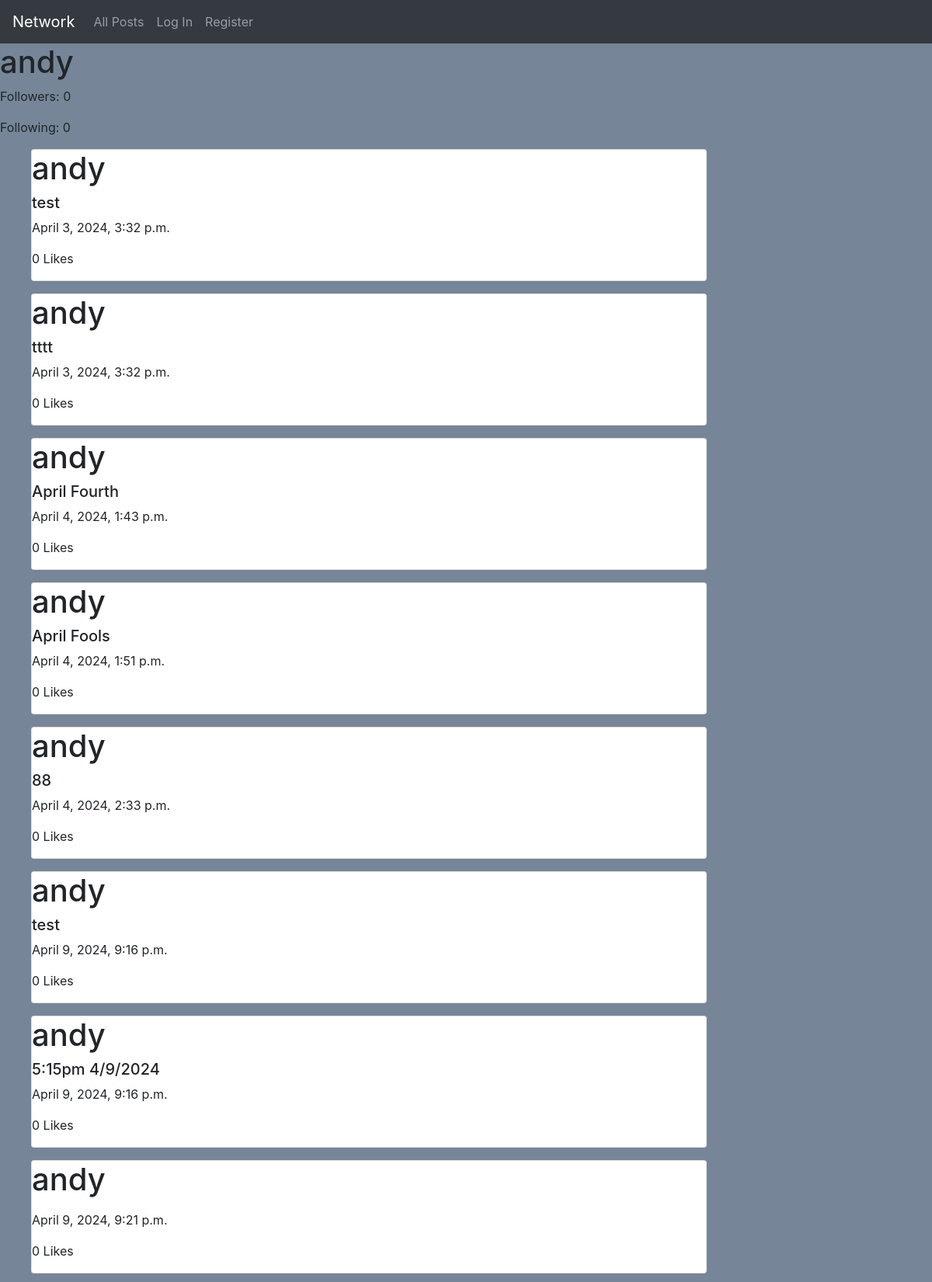
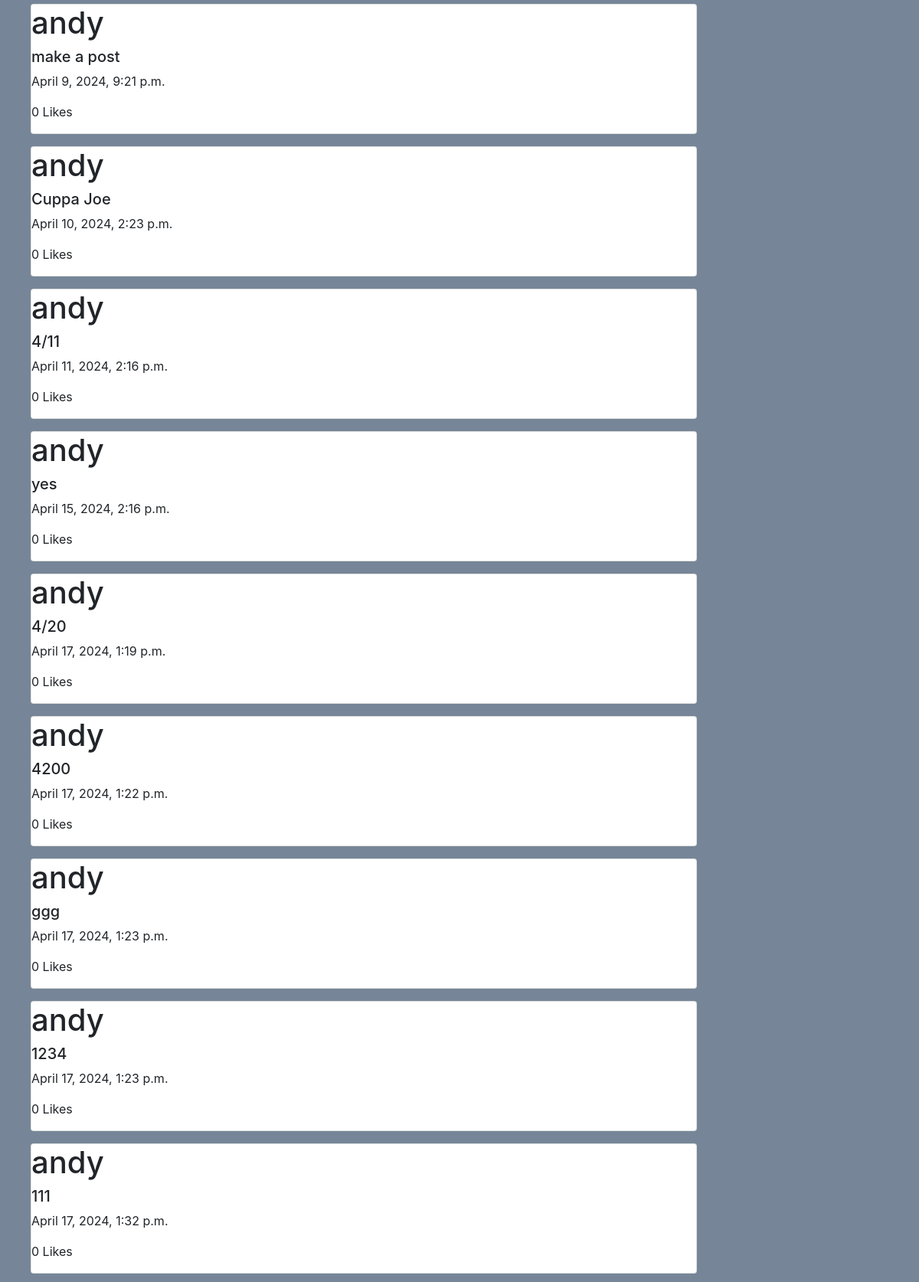
The app's page /profile/1 (upper part) with its own data (2 pictures, top to bottom).
### network/models.py (models this page shows, shortened)
class User(AbstractUser):
    followers = models.ManyToManyField(Post, blank=True, related_name="followers")
    following = models.ManyToManyField(Post, blank=True, related_name="following")
    def __str__(self):
        return f"{self.username}"

class Post(models.Model):
    user = models.ForeignKey('User', on_delete=models.CASCADE, blank=True, null=True)
    text = models.CharField(max_length=255, blank=True)
    timestamp = models.DateTimeField(auto_now_add=True)
    likes = models.IntegerField(default=0)

### network/views.py (the view)
# urls.py: path("profile/<int:id>", views.user_profile, name="profile")
def user_profile(request, id):
    if request.method == "GET":
        user = User.objects.get(pk=id)
        posts = Post.objects.filter(user=id)
        followers = user.followers.all()
        following = user.following.all()
        return render(request, "network/profile.html", {
            "posts":posts.all(),
            "username": user.username,
            "followers": followers.__len__,
            "following": following.__len__,
        })

### network/templates/network/profile.html (shortened to what this page needs)
{% extends "network/layout.html" %}
{% load static %}
{% block body %}
<h1>{{ username }}</h1>
<p>Followers: {{ followers }}</p>
<p>Following: {{ following }}</p>
<div>
    {% for post in posts %}
        <ul>
            <div class="card w-75">
                <h1>{{post.user}}</h1>
                <h5>{{post.text}}</h5>
                <p>{{post.timestamp}}</p>
                <p>{{post.likes}} Likes</p>
            </div>
        </ul>
    {% endfor %}
</div>
{% endblock %}

### network/static/network/styles.css (style rules this page uses)
body { background-color: #768698; }

### records on screen
User: username "andy"
Post: user "andy", text "test", timestamp "April 3, 2024, 3:32 p.m.", likes "0"
Post: user "andy", text "tttt", timestamp "April 3, 2024, 3:32 p.m.", likes "0"
Post: user "andy", text "April Fourth", timestamp "April 4, 2024, 1:43 p.m.", likes "0"
Post: user "andy", text "April Fools", timestamp "April 4, 2024, 1:51 p.m.", likes "0"
Post: user "andy", text "88", timestamp "April 4, 2024, 2:33 p.m.", likes "0"
Post: user "andy", text "test", timestamp "April 9, 2024, 9:16 p.m.", likes "0"
Post: user "andy", text "5:15pm 4/9/2024", timestamp "April 9, 2024, 9:16 p.m.", likes "0"
Post: user "andy", timestamp "April 9, 2024, 9:21 p.m.", likes "0"
Post: user "andy", text "make a post", timestamp "April 9, 2024, 9:21 p.m.", likes "0"
Post: user "andy", text "Cuppa Joe", timestamp "April 10, 2024, 2:23 p.m.", likes "0"
Post: user "andy", text "4/11", timestamp "April 11, 2024, 2:16 p.m.", likes "0"
Post: user "andy", text "yes", timestamp "April 15, 2024, 2:16 p.m.", likes "0"
Post: user "andy", text "4/20", timestamp "April 17, 2024, 1:19 p.m.", likes "0"
Post: user "andy", text "4200", timestamp "April 17, 2024, 1:22 p.m.", likes "0"
Post: user "andy", text "ggg", timestamp "April 17, 2024, 1:23 p.m.", likes "0"
Post: user "andy", text "1234", timestamp "April 17, 2024, 1:23 p.m.", likes "0"
Post: user "andy", text "111", timestamp "April 17, 2024, 1:32 p.m.", likes "0"

### other values on screen
{{ followers }} "0"
{{ following }} "0"
